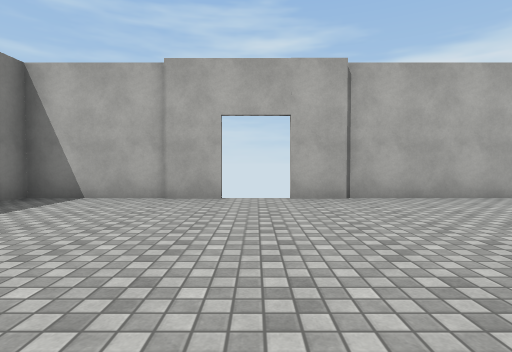
[1] (above)

16 first-person views from a walk through a 3-D level made in the Unity game engine. The camera is 1.2 m above the floor, tilts 2° down and sees 80° across. Doors are open. The floor is counted in squares, 2 m on a side. Each view is taken from the middle of a square. On the plan, view 1 faces up. The plan holds only what a view shows up to about 9 squares ahead; the rest is blank. Surface patterns are stand-ins for the level's own textures.

[2]
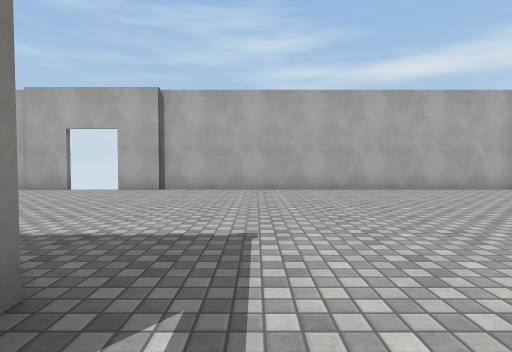

[3]
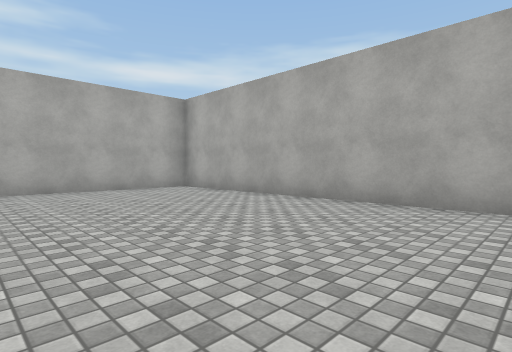

[4]
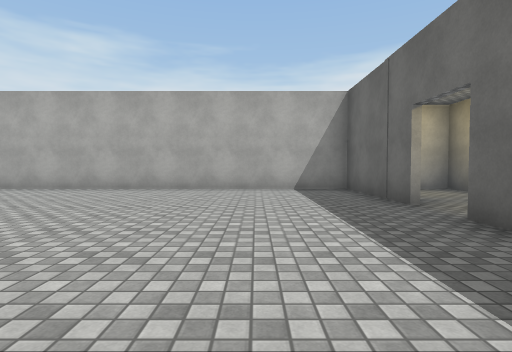

[5]
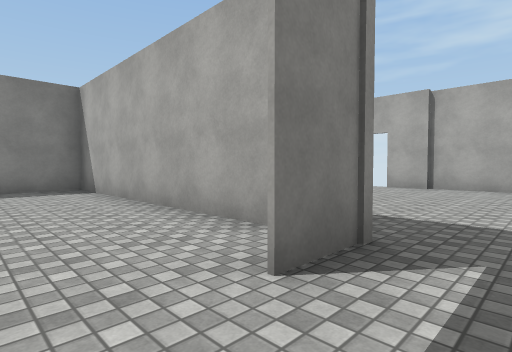

[6]
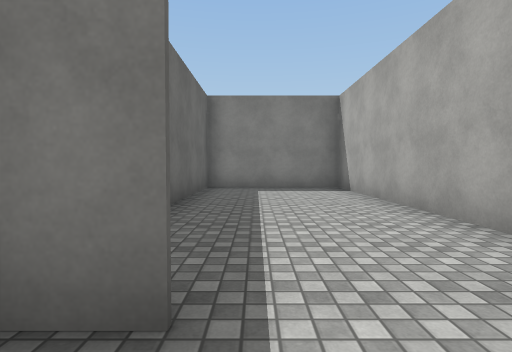

[7]
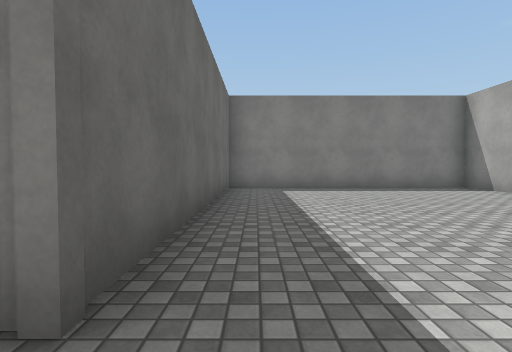

[8]
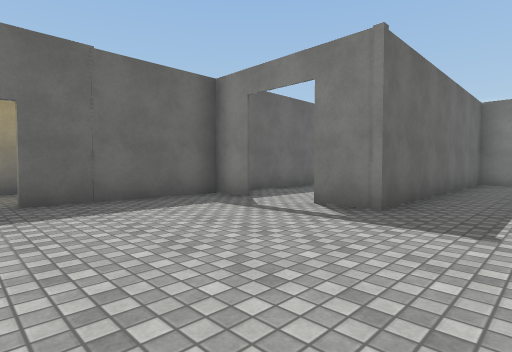

[9]
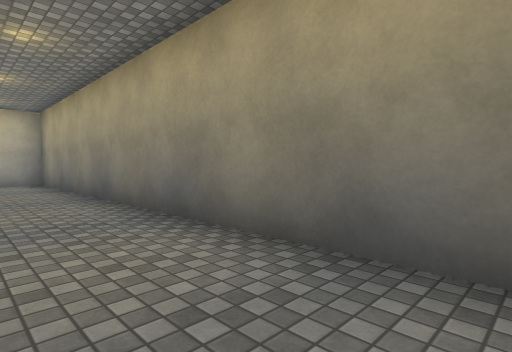

[10]
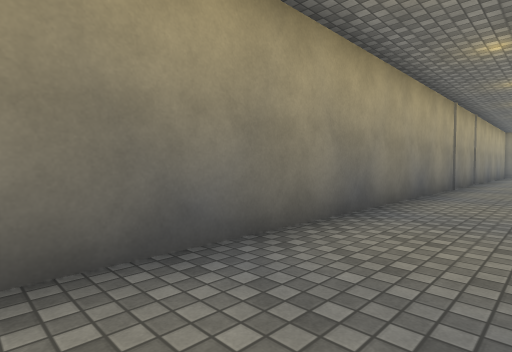

[11]
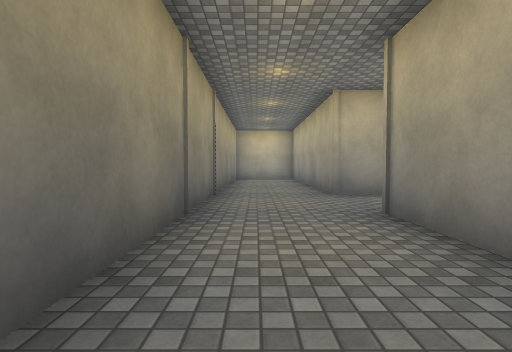

[12]
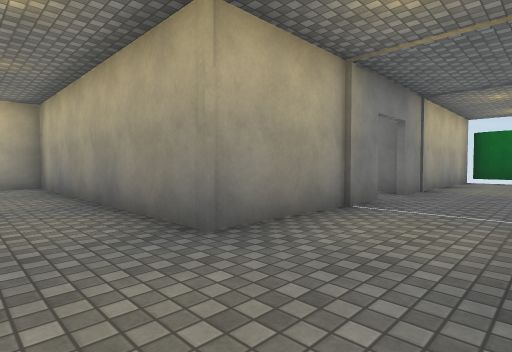

[13]
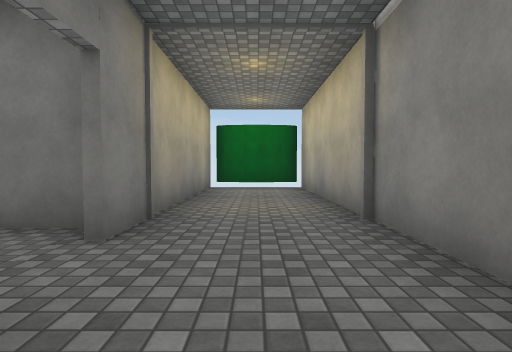

[14]
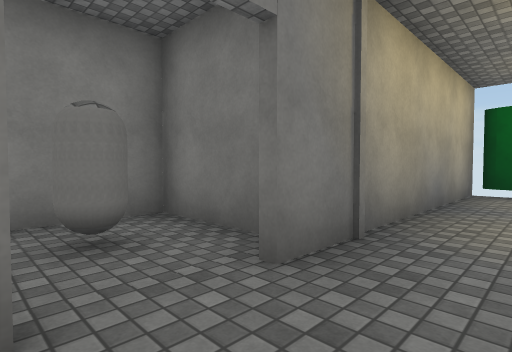

[15]
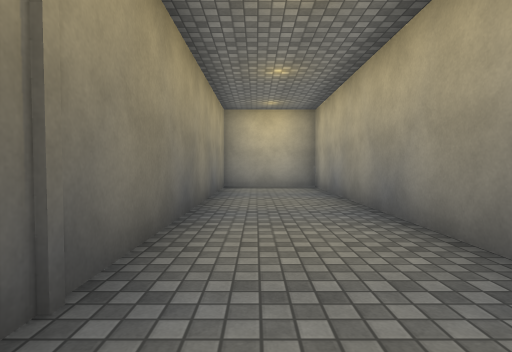

[16]
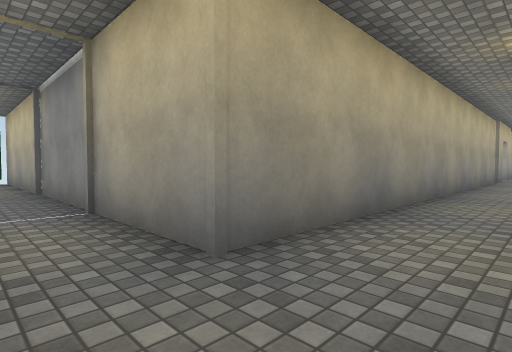

### Floor plan
Ten units are one square. View 1 is at (0, 0); x grows to the right and y downward. Boxes are objects, and circles mark ways between rooms. Rooms are numbered by the first view taken in them; rooms with no view inside come last. Other rooms are left out.
<svg viewBox="-169 -69 281 149">
<path fill="none" stroke="#000" d="M30 8 -42 8M29 32 29 44M-6 -56 -42 -56 -42 43 64 43M75 43 107 43 107 -56 6 -56M-40 7 29 7 29 19M-92 8 -92 44 -164 44 -164 69 107 69 107 59M29 44 -67 44 -67 -64M-76 -60 -87 -61M-92 -64 -92 -4"/>
<rect x="-95" y="65" width="10" height="10" fill="#bbb"><title>column</title></rect>
<rect x="-95" y="35" width="10" height="10" fill="#bbb"><title>column</title></rect>
<rect x="-95" y="15" width="10" height="10" fill="#bbb"><title>column</title></rect>
<rect x="-95" y="-15" width="10" height="10" fill="#bbb"><title>column</title></rect>
<rect x="-75" y="65" width="10" height="10" fill="#bbb"><title>column</title></rect>
<rect x="-75" y="35" width="10" height="10" fill="#bbb"><title>column</title></rect>
<rect x="-75" y="15" width="10" height="10" fill="#bbb"><title>column</title></rect>
<rect x="-75" y="-15" width="10" height="10" fill="#bbb"><title>column</title></rect>
<circle cx="70" cy="40" r="3" fill="#2a7"/>
<text x="30" y="-10">1</text>
<text x="-50" y="50">2</text>
</svg>
Room 1 opens to room 2.

Where each view was taken, in squares from view 1:
view 1: 0 up, 0 right, facing up
view 2: 2 down, 4 right, facing up
view 3: 2 down, 6 right, facing up-right
view 4: 2 down, 3 right, facing right
view 5: 3 down, 4 right, facing up-left
view 6: 3 down, 4 right, facing left
view 7: 0 up, 4 right, facing left
view 8: 1 up, 7 right, facing down-left
view 9: 5 down, 0 right, facing down-right
view 10: 5 down, 2 right, facing down-left
view 11: 6 down, 3 left, facing left
view 12: 6 down, 7 left, facing up-left
view 13: 2 down, 8 left, facing up
view 14: 1 down, 8 left, facing up-left
view 15: 6 down, 8 left, facing left
view 16: 6 down, 8 left, facing up-right
